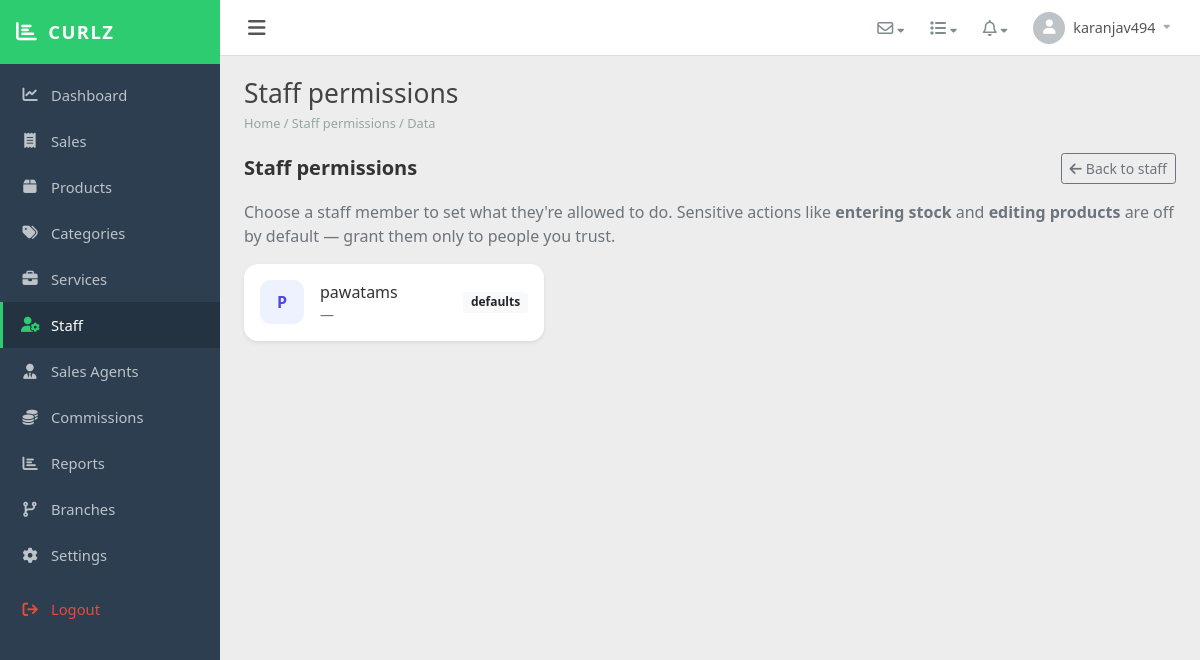
The page /public/super/staff/permissions.php (signed in) on the database its author committed.
### tables this page shows
CREATE TABLE `users` (
  `id` int(11) NOT NULL,
  `tenant_id` int(11) DEFAULT NULL,
  `branch_id` int(11) DEFAULT NULL,
  `username` varchar(50) NOT NULL,
  `email` varchar(100) NOT NULL,
  `password_hash` varchar(255) NOT NULL,
  `must_reset_password` tinyint(1) NOT NULL DEFAULT 0,
  `role_id` int(11) NOT NULL,
  `is_active` tinyint(1) DEFAULT 1,
  `email_verified` tinyint(1) DEFAULT 0,
  `activation_token` varchar(64) DEFAULT NULL,
  `activation_expires` datetime DEFAULT NULL,
  `activated_at` datetime DEFAULT NULL,
  `created_at` timestamp NULL DEFAULT current_timestamp(),
  `updated_at` timestamp NULL DEFAULT current_timestamp() ON UPDATE current_timestamp(),
  `staff_category` enum('barber','salon','cleaner','reception','general') DEFAULT NULL,
  `supervisor_user_id` int(11) DEFAULT NULL
);

### app/app.php (called while the page is built, shortened)
<?php
spl_autoload_register(function ($class) {
    foreach (['Models\\' => '/app/models/', 'Controllers\\' => '/app/controllers/'] as $prefix => $dir) {
        if (strpos($class, $prefix) === 0) {
            $file = ROOT_PATH . $dir . substr($class, strlen($prefix)) . '.php';
            if (is_file($file)) { require_once $file; return; }
        }
    }
    foreach (['/app/helpers/', '/app/services/'] as $dir) {
        $file = ROOT_PATH . $dir . $class . '.php';
        if (is_file($file)) { require_once $file; return; }
    }
});

### app/helpers/TenantContext.php (called while the page is built, shortened)
<?php
class TenantContext
{
    private static ?int $tenantId = null;
    public static function boot(): void
    {
        self::$tenantId = $_SESSION['tenant_id']    ?? null;
    }
    public static function tenantId(): ?int { self::ensure(); return self::$tenantId; }
}

### app/services/StaffService.php (called while the page is built, shortened)
<?php
class StaffService
{
    private PDO $db;
    public function __construct(PDO $db)
    {
        $this->db = $db;
    }
    public function listForTenant(int $tenantId, ?int $branchId = null): array
    {
        $sql = "SELECT u.id, u.username, u.email, u.is_active, u.must_reset_password, u.branch_id, b.title AS branch_title
                  FROM users u
                  JOIN roles r ON r.id = u.role_id
             LEFT JOIN branches b ON b.id = u.branch_id
                 WHERE u.tenant_id = :t AND r.role_name = 'staff'";
        $params = [':t' => $tenantId];
        $sql .= ' ORDER BY u.username ASC';
        $stmt = $this->db->prepare($sql);
        $stmt->execute($params);
        return $stmt->fetchAll();
    }
    public function staffRoleId(): ?int
    {
        $id = $this->db->query("SELECT id FROM roles WHERE role_name = 'staff' LIMIT 1")->fetchColumn();
        return $id !== false ? (int) $id : null;
    }
    public function roleDefaultCaps(string $role = 'staff'): array
    {
        $stmt = $this->db->prepare("SELECT capabilities FROM roles WHERE role_name = ? LIMIT 1");
        $stmt->execute([$role]);
        $json = $stmt->fetchColumn();
        return $json ? (json_decode($json, true) ?: []) : [];
    }
    public function effectiveCaps(int $userId, int $roleId): array
    {
        return Capabilities::effective($this->db, $userId, $roleId);
    }
}

### app/helpers/Capabilities.php (called while the page is built, shortened)
<?php
class Capabilities
{
    public static function effective(PDO $db, int $userId, int $roleId): array
    {
        $stmt = $db->prepare('SELECT capabilities FROM roles WHERE id = ?');
        $stmt->execute([$roleId]);
        $json = $stmt->fetchColumn();
        $caps = $json ? (json_decode($json, true) ?: []) : [];
        $caps = array_fill_keys($caps, true);
        $stmt = $db->prepare('SELECT capability, effect FROM user_permissions WHERE user_id = ?');
        $stmt->execute([$userId]);
        foreach ($stmt->fetchAll() as $row) {
            if ($row['effect'] === 'grant') {
                $caps[$row['capability']] = true;
            } else {
                unset($caps[$row['capability']]);
            }
        }
        return array_keys($caps);
    }
}

### public/super/staff/permissions.php (the view, shortened to what this page needs)
<?php
require_once __DIR__ . '/../../../app/app.php';
$pdo = Database::pdo();
$svc = new StaffService($pdo);
$tenantId = TenantContext::tenantId();
$roleId       = $svc->staffRoleId();
$roleDefaults = $svc->roleDefaultCaps('staff');
$groups = [
    'Products & stock' => [
        [Capabilities::INVENTORY_VIEW, 'View products',        'See the product list and prices'],
        [Capabilities::INVENTORY_EDIT, 'Add & edit products',  'Create products and change details or prices'],
        [Capabilities::STOCK_ENTER,    'Enter stock',          'Add incoming stock and adjust quantities'],
    ],
    'Sales' => [
        [Capabilities::SALES_RECORD,   'Make sales',           'Use the till to record sales'],
        [Capabilities::SALES_VIEW,     'View own sales',       'See their own sales history and receipts'],
        [Capabilities::COMMISSION_RECORD, 'Record commissioned sales', 'Log service/product sales and earn commission'],
        [Capabilities::COMMISSION_VIEW,   'View own commission',       'See commission earned and payout history'],
    ],
    'Customers & sharing' => [
        [Capabilities::CUSTOMERS_MANAGE, 'Manage customers',   'Add and edit customer details'],
        [Capabilities::CATALOGUE_SEND,   'Share catalogue',    'Send the public product catalogue link'],
        [Capabilities::REPORTS_VIEW,     'View reports',       'See sales reports'],
    ],
];
$manageable = [];
foreach ($groups as $rows) { foreach ($rows as $r) { $manageable[] = $r[0]; } }
$staffId = (int) ($_GET['staff'] ?? $_POST['staff_id'] ?? 0);
$staff = $staffId ? $svc->findStaff($tenantId, $staffId) : null;
$allStaff = $svc->listForTenant($tenantId);
?>
<?php if (!$staff): ?>
  <div class="d-flex align-items-center justify-content-between mb-3 flex-wrap gap-2">
    <h1 class="h5 mb-0 fw-bold">Staff permissions</h1>
    <a class="btn btn-sm btn-outline-secondary" href="/Curlz/public/super/staff/"><i class="fas fa-arrow-left me-1"></i>Back to staff</a>
  </div>
  <p class="text-muted">Choose a staff member to set what they're allowed to do. Sensitive actions like <strong>entering stock</strong> and <strong>editing products</strong> are off by default — grant them only to people you trust.</p>
  <?php if (!$allStaff): ?>
    <div class="card border-0 shadow-sm" style="border-radius:14px;"><div class="card-body p-5 text-center text-muted">
      <i class="fas fa-user-group fa-2x mb-2 d-block" style="opacity:.3;"></i>
      No staff yet. <a href="/Curlz/public/super/staff/">Add a staff member</a> first.
    </div></div>
  <?php else: ?>
  <div class="row g-3">
    <?php foreach ($allStaff as $s):
      $eff = $svc->effectiveCaps((int) $s['id'], (int) $roleId);
      $extra = count(array_diff(array_intersect($eff, $manageable), $roleDefaults)); ?>
    <div class="col-12 col-md-6 col-lg-4">
      <a class="card border-0 shadow-sm h-100 text-decoration-none text-reset" style="border-radius:14px;" href="?staff=<?php echo (int) $s['id']; ?>">
        <div class="card-body p-3 d-flex align-items-center gap-3">
          <span class="d-flex align-items-center justify-content-center flex-shrink-0" style="width:44px;height:44px;border-radius:11px;background:#eef2ff;color:#4f46e5;font-weight:700;">
            <?php echo strtoupper(substr($s['username'] ?? '?', 0, 1)); ?>
          </span>
          <div class="flex-grow-1 min-w-0">
            <div class="fw-semibold text-truncate"><?php echo htmlspecialchars($s['username']); ?></div>
            <div class="small text-muted text-truncate"><?php echo htmlspecialchars($s['branch_title'] ?? '—'); ?></div>
          </div>
          <span class="badge <?php echo $extra ? 'bg-success' : 'bg-light text-dark'; ?>"><?php echo $extra ? ('+' . $extra . ' granted') : 'defaults'; ?></span>
        </div>
      </a>
    </div>
    <?php endforeach; ?>
  </div>
  <?php endif; ?>
<?php endif; ?>
<?php
include __DIR__ . '/../../templates/tenants/layout.php';

### public/assets/css/curlz-dashboard.css (style rules this page uses)
:root { --cd-sidebar: #2c3e50; --cd-sidebar-dark: #243342; --cd-brand: #2ecc71; --cd-bg: #ededed; --cd-white: #fff; --cd-text: #333; --cd-muted: #95a5a6; --cd-header-h: 56px; }
body.cd-body { margin: 0; font-family: 'Segoe UI', Tahoma, Geneva, Verdana, sans-serif; background: var(--cd-bg); color: var(--cd-text); }

### rows shown on the page
users: username "P", username "pawatams", branch_title "—"

### other values the page prints
$item['label'] "Dashboard"
$item['label'] "Sales"
$item['label'] "Products"
$item['label'] "Categories"
$item['label'] "Services"
$item['label'] "Staff"
$item['label'] "Sales Agents"
$item['label'] "Commissions"
$item['label'] "Reports"
$item['label'] "Branches"
$item['label'] "Settings"
$username "karanjav494"
$page_title "Staff permissions"
